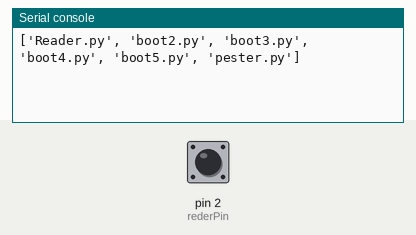
This program was run on a simulated MicroPython board. On the bench: the last lines printed to the serial console. The test bench sets the inputs (shaded band); at power-on: pin 2 (rederPin) LOW.

Above: at 1.2 s.
1.3 s: pin 2 (rederPin) pulsed HIGH 2 times (0.12 s each, 0.3 s apart)
At 1.9 s:
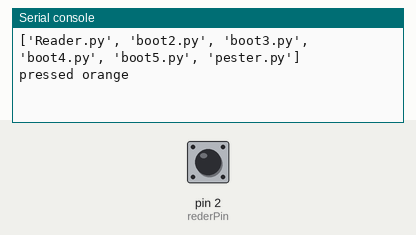
At 4.1 s:
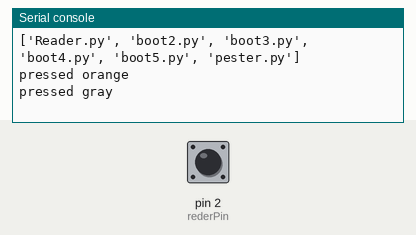

The program:

Reader.py
```python
from time import sleep_ms
from machine import Pin
import machine
import os


def isclose(a, b, rel_tol=1e-09, abs_tol=0.0):
    return abs(a-b) <= max(rel_tol * max(abs(a), abs(b)), abs_tol)
pass


print(os.listdir())

rederPin=Pin(2,Pin.IN)
previousValue = 0
try:
    while True:
        value = machine.time_pulse_us(rederPin, 1,1000000)
        if isclose(value,previousValue,0,50):
            pass
        else:
            previousValue = value
            if value > 1000:
                print("pressed orange")
            else:
                print("pressed gray")
            pass
except Exception as e:
    print(e)
    pass
```

Measured:
- after the input at 1.3 s, the serial console: prints a new line after 0.12 s (image 1)
